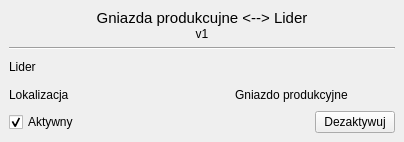
<?xml version="1.0" encoding="UTF-8"?>
<ui version="4.0">
 <class>Form</class>
 <widget class="QWidget" name="Form">
  <property name="geometry">
   <rect>
    <x>0</x>
    <y>0</y>
    <width>404</width>
    <height>142</height>
   </rect>
  </property>
  <property name="windowTitle">
   <string>Form</string>
  </property>
  <layout class="QGridLayout" name="gridLayout">
   <property name="leftMargin">
    <number>0</number>
   </property>
   <property name="topMargin">
    <number>0</number>
   </property>
   <property name="rightMargin">
    <number>0</number>
   </property>
   <property name="bottomMargin">
    <number>0</number>
   </property>
   <property name="spacing">
    <number>0</number>
   </property>
   <item row="0" column="0">
    <widget class="QWidget" name="widget" native="true">
     <layout class="QVBoxLayout" name="verticalLayout_3">
      <item>
       <widget class="QWidget" name="widget_2" native="true">
        <layout class="QVBoxLayout" name="verticalLayout_2">
         <property name="spacing">
          <number>0</number>
         </property>
         <property name="leftMargin">
          <number>0</number>
         </property>
         <property name="topMargin">
          <number>0</number>
         </property>
         <property name="rightMargin">
          <number>0</number>
         </property>
         <property name="bottomMargin">
          <number>0</number>
         </property>
         <item>
          <widget class="QLabel" name="label">
           <property name="font">
            <font>
             <pointsize>11</pointsize>
            </font>
           </property>
           <property name="text">
            <string>Gniazda produkcujne &lt;--&gt; Lider</string>
           </property>
           <property name="alignment">
            <set>Qt::AlignCenter</set>
           </property>
          </widget>
         </item>
         <item>
          <widget class="QLabel" name="label_2">
           <property name="text">
            <string>v1</string>
           </property>
           <property name="alignment">
            <set>Qt::AlignCenter</set>
           </property>
          </widget>
         </item>
        </layout>
       </widget>
      </item>
      <item>
       <widget class="Line" name="line">
        <property name="orientation">
         <enum>Qt::Horizontal</enum>
        </property>
       </widget>
      </item>
      <item>
       <widget class="QWidget" name="widget_5" native="true">
        <layout class="QHBoxLayout" name="horizontalLayout_3">
         <property name="spacing">
          <number>0</number>
         </property>
         <property name="leftMargin">
          <number>0</number>
         </property>
         <property name="topMargin">
          <number>0</number>
         </property>
         <property name="rightMargin">
          <number>0</number>
         </property>
         <property name="bottomMargin">
          <number>0</number>
         </property>
         <item>
          <widget class="QLabel" name="label_3">
           <property name="minimumSize">
            <size>
             <width>160</width>
             <height>0</height>
            </size>
           </property>
           <property name="text">
            <string>Lider</string>
           </property>
          </widget>
         </item>
         <item>
          <spacer name="horizontalSpacer_3">
           <property name="orientation">
            <enum>Qt::Horizontal</enum>
           </property>
           <property name="sizeHint" stdset="0">
            <size>
             <width>223</width>
             <height>20</height>
            </size>
           </property>
          </spacer>
         </item>
        </layout>
       </widget>
      </item>
      <item>
       <widget class="QWidget" name="widget_3" native="true">
        <layout class="QHBoxLayout" name="horizontalLayout_2">
         <property name="spacing">
          <number>0</number>
         </property>
         <property name="leftMargin">
          <number>0</number>
         </property>
         <property name="topMargin">
          <number>0</number>
         </property>
         <property name="rightMargin">
          <number>0</number>
         </property>
         <property name="bottomMargin">
          <number>0</number>
         </property>
         <item>
          <widget class="QLabel" name="lab_lokalizacja">
           <property name="minimumSize">
            <size>
             <width>160</width>
             <height>0</height>
            </size>
           </property>
           <property name="text">
            <string>Lokalizacja</string>
           </property>
          </widget>
         </item>
         <item>
          <spacer name="horizontalSpacer_2">
           <property name="orientation">
            <enum>Qt::Horizontal</enum>
           </property>
           <property name="sizeHint" stdset="0">
            <size>
             <width>51</width>
             <height>20</height>
            </size>
           </property>
          </spacer>
         </item>
         <item>
          <widget class="QLabel" name="lab_gniazdo">
           <property name="minimumSize">
            <size>
             <width>160</width>
             <height>0</height>
            </size>
           </property>
           <property name="text">
            <string>Gniazdo produkcyjne</string>
           </property>
          </widget>
         </item>
        </layout>
       </widget>
      </item>
      <item>
       <widget class="QWidget" name="widget_4" native="true">
        <layout class="QHBoxLayout" name="horizontalLayout">
         <property name="spacing">
          <number>0</number>
         </property>
         <property name="leftMargin">
          <number>0</number>
         </property>
         <property name="topMargin">
          <number>0</number>
         </property>
         <property name="rightMargin">
          <number>0</number>
         </property>
         <property name="bottomMargin">
          <number>0</number>
         </property>
         <item>
          <widget class="QCheckBox" name="check_aktywny">
           <property name="text">
            <string>Aktywny</string>
           </property>
           <property name="checked">
            <bool>true</bool>
           </property>
          </widget>
         </item>
         <item>
          <spacer name="horizontalSpacer">
           <property name="orientation">
            <enum>Qt::Horizontal</enum>
           </property>
           <property name="sizeHint" stdset="0">
            <size>
             <width>139</width>
             <height>20</height>
            </size>
           </property>
          </spacer>
         </item>
         <item>
          <widget class="QPushButton" name="btn_zapisz">
           <property name="text">
            <string>Dezaktywuj</string>
           </property>
          </widget>
         </item>
        </layout>
       </widget>
      </item>
     </layout>
    </widget>
   </item>
  </layout>
 </widget>
 <resources/>
 <connections/>
</ui>
